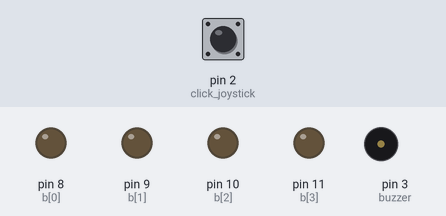
Bench run of a sketch on a simulated Arduino Uno, built with avr-gcc and run on an emulated ATmega328P. Shown: output pins drawn as LEDs (lit = HIGH), buzzer (waves = sounding). The test bench sets the inputs (shaded band); at power-on: pin 2 (click_joystick) HIGH.

Above: at 2.3 s.
2.4 s: pin 2 (click_joystick) pulled LOW for 0.65 s
At 5.3 s:
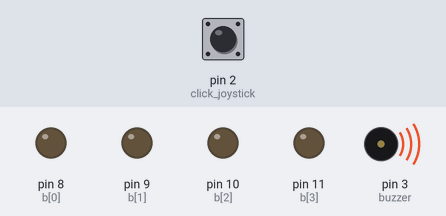
6.1 s: pin 2 (click_joystick) pulled LOW for 1 s
At 8.2 s:
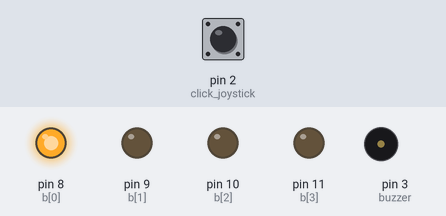
8.6 s: pin 2 (click_joystick) pulled LOW for 3.2 s
At 12.9 s:
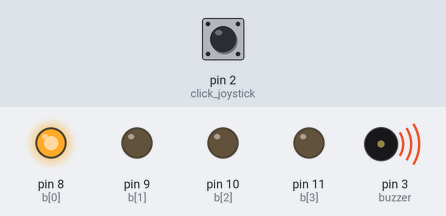
Timing chart, 0 to 20.9 s (numbered marks = the images above; inputs shaded):
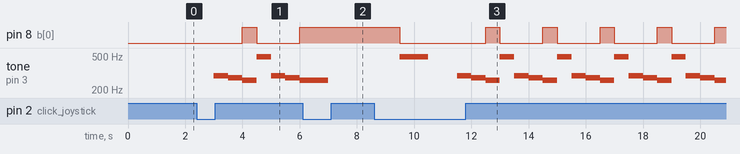

The sketch:

cho102_lab5_part1.ino
```cpp
/*        Your Name & E-mail: Cindy Ho cho102@ucr.edu
*          Discussion Section: 23
*         Assignment: Lab #5  Exercise #1
*         Exercise Description: Buzzer Player
*         I acknowledge all content contained herein, excluding template or example code, is my own original work.
*
*         Demo Link:
*/

enum States{INIT, PAUSE, PLAY, BTN_PAUSE, BTN_PLAY} SM1_state;
int period = 500;


// Array of Output Pin variables, set to the pins being used
const int b_size = 4;
const int b[b_size] = {8, 9, 10, 11};
const int xAxis = A0; // Recall that A0 is really a number under the hood.
const int light_pattern_size = 5;
const char light_pattern[light_pattern_size] = {0x00, 0x01,0x03,0x07,0x0F};

const char sound_pattern_size = 14;
const double sound_pattern[sound_pattern_size] = {392.00, 392.00, 392.00, 466.16, 261.63, 261.63, 466.16, 392.00, 261.63, 349.23, 261.63,466.16, 261.63,349.23}; // G G A# C C A# G C F C A# C F

const int buzzer = 3;
const int click_joystick = 2;

const int xAxis_median = 100; // Adjust this if needed

// Reset the Output Buffer.
void resetBuffer() {
    for(int i = 0; i < b_size; i++) {
        // Note this is an arduino function call to the pins
        digitalWrite(b[i], LOW);
    }
}
// Writes to the buffer. Note this function ORs the current value with the new value
// Note that size is an optional argument with default size the same as the buffer
void writeBuffer(unsigned char b_temp, int size = b_size)
{
    for (int i = (size - 1); i >= 0; i--) {
        if ((b_temp >> i) & 0x01) {
        digitalWrite(b[i], HIGH);
        }
        else{
        digitalWrite(b[i], LOW);
        }
    }

}

int lightChange;
int count;
bool play = false;
void changeLights(int count){
    if (count == 0){
        writeBuffer(light_pattern[0]);
    }
    if(count == 3){
        writeBuffer(light_pattern[1]);
    }
    if (count == 7){
        writeBuffer(light_pattern[2]);
    }
    if (count == 10){
        writeBuffer(light_pattern[3]);
    }
    if (count == 13){
        writeBuffer(light_pattern[4]);
    }
}
const double success[4] = {293.66,329.63,349.23,440.00};
const double fail[4] = {293.66,277.18,261.63,493.88};

void playSong(){
    tone(buzzer, fail[count]);
    if(count == 3)  {
        count = 0;
     //   play = false;
      //  tone(buzzer, 0);
    }
    else {++count;}
    changeLights(count);
}

int SM1_Tick(int state){
    //Read thing
    switch(state){ // State transitions
      case INIT:
            state = PAUSE;
        break;
      case PLAY:
          if (digitalRead(click_joystick)== 0){
            state = BTN_PAUSE;
          }
          else{
            state = PLAY;
          }
         //State Transition
        break;
        case BTN_PAUSE:
          state = PAUSE;
        break;
      case PAUSE:
            if (digitalRead(click_joystick)== 0){
                state = BTN_PLAY;
            }
            else{
                state = PAUSE;
            }
        break;
        case BTN_PLAY:
          state = PLAY;
        break;
    }
    switch(state){ // State Action
      case INIT:
        break;
      case PLAY:
            playSong();
        break;
      case PAUSE:
           tone(buzzer, 0);
        break;
        case BTN_PAUSE:
        break;
    }

    return state;
}

void setup() {
    pinMode(click_joystick, INPUT_PULLUP);
    // OUTPUT is a defined macro in Arduino!
    for(int i = 0; i < b_size; i++)
        {
            pinMode(b[i], OUTPUT);
        }
    // We will also read from the serial monitor
    Serial.begin(9600);
}

void loop() {
    play = false;
    SM1_state = (States)SM1_Tick(SM1_state);
    delay(period);

}
```

Measured:
- after the input at 2.4 s, pin 8 (b[0]): LOW → HIGH after 1.6 s, → LOW 0.50 s later, → HIGH 1.5 s later; tone on pin 3 (buzzer): plays 293 Hz for 0.50 s, 277 Hz for 0.50 s, 261 Hz for 0.50 s, 493 Hz for 0.50 s, 293 Hz for 0.50 s, 277 Hz for 0.50 s … (7 notes in this stretch), starting after 0.60 s
- after the input at 6.1 s, pin 8 (b[0]): stays HIGH (without the input it goes to LOW after 0.40 s)
- after the input at 8.6 s, pin 8 (b[0]): HIGH → LOW after 0.90 s, then repeats every 2.0 s: HIGH 0.50 s, LOW 1.5 s; tone on pin 3 (buzzer): plays 493 Hz for 1.0 s, 293 Hz for 0.50 s, 277 Hz for 0.50 s, 261 Hz for 0.50 s, 493 Hz for 0.50 s, 293 Hz for 0.50 s … (20 notes in this stretch), starting after 0.90 s
